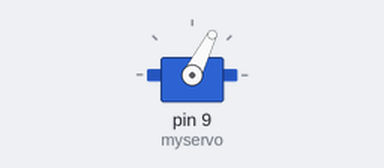
Recording of a sketch running on a simulated Arduino Uno, built with avr-gcc and run on an emulated ATmega328P. On the bench: servo.

Above: at 0.05 s.
At 0.25 s:
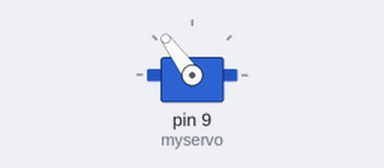
At 0.45 s:
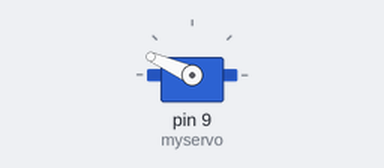
At 0.85 s:
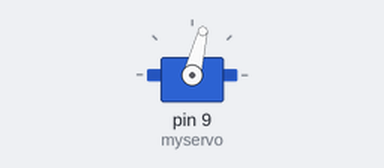
Timing chart, 0 to 3.0 s (numbered marks = the images above):
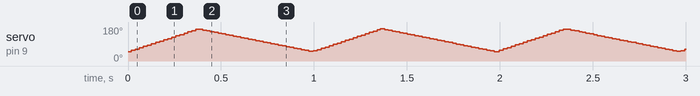

The sketch:

mouth.ino
```cpp
#include <Servo.h>

Servo myservo;
int pos = 0;

void setup() {
  myservo.attach(9);
}

void loop() {
  for (pos = 50; pos <= 170; pos += 1) {
    myservo.write(pos);
    delay(3);
  }
  for (pos = 170; pos >= 50; pos -= 1) {
    myservo.write(pos);
    delay(5);
  }
}
```
